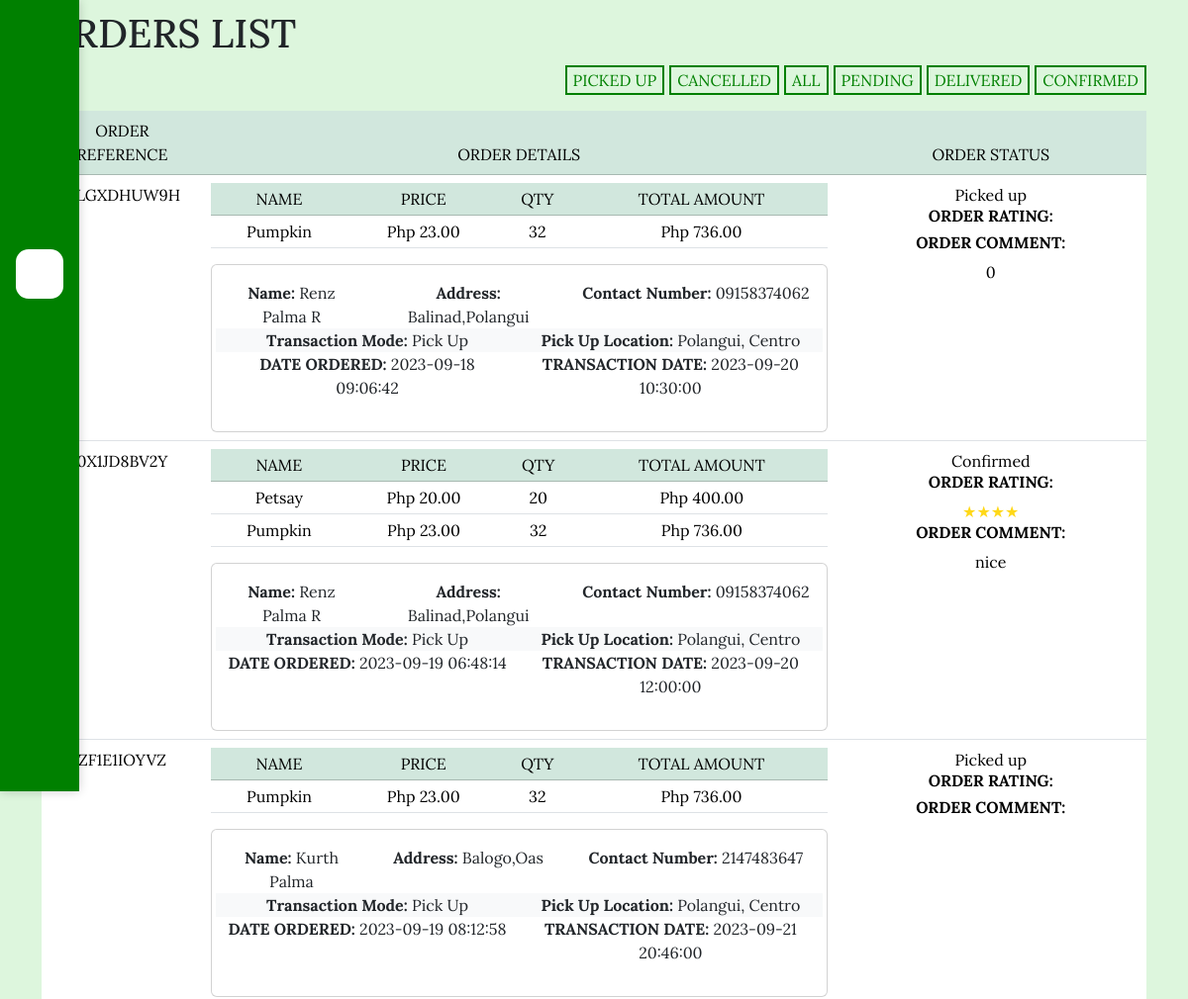
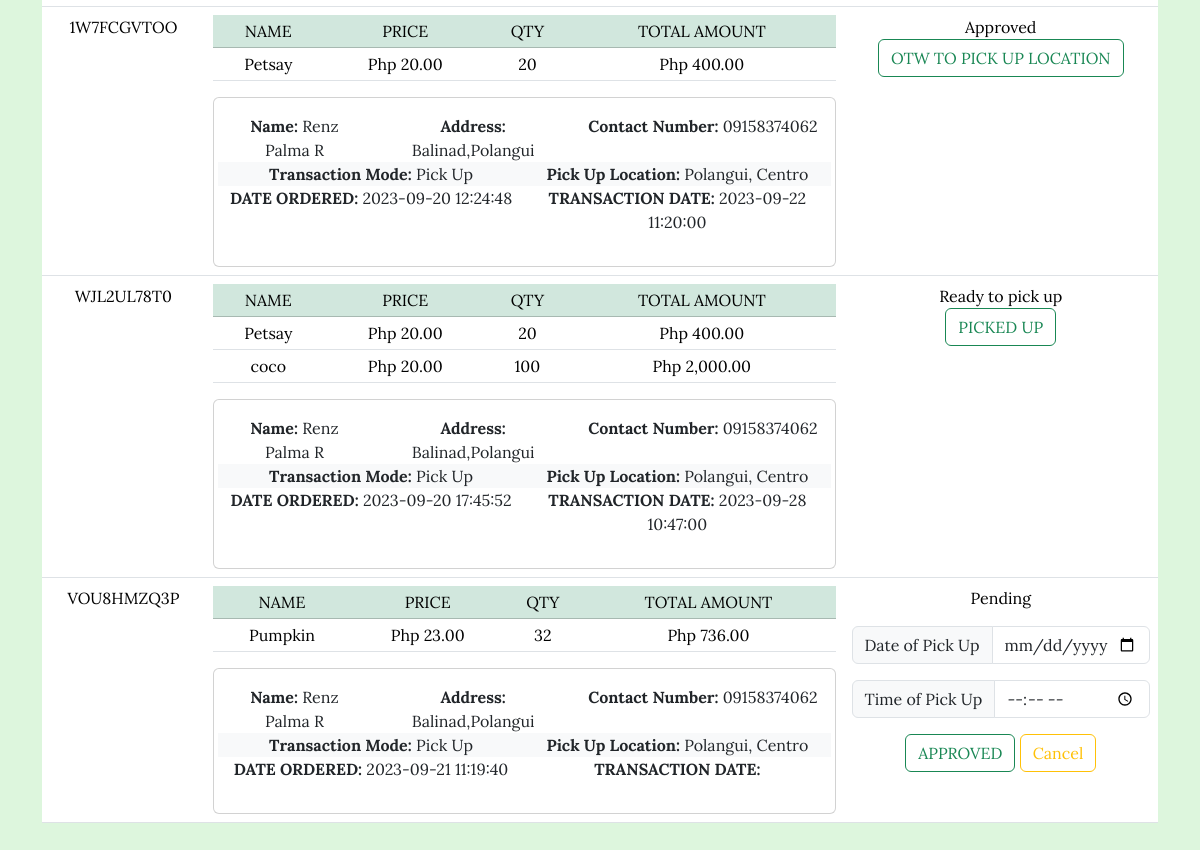
Page /E-FarmErce/seller_orders.php (signed in) on the committed database (2 pictures, top to bottom).
### tables this page shows
CREATE TABLE `products` (
  `product_id` int(100) NOT NULL,
  `product_img` varchar(200) NOT NULL,
  `product_name` varchar(50) NOT NULL,
  `product_price` int(200) NOT NULL,
  `product_cat` text NOT NULL,
  `product_stock` int(200) NOT NULL,
  `min_order` int(100) NOT NULL,
  `product_details` varchar(200) NOT NULL,
  `seller_id` int(100) NOT NULL,
  `date_added` timestamp NOT NULL DEFAULT current_timestamp() ON UPDATE current_timestamp(),
  `product_status` text NOT NULL DEFAULT 'On Sale' COMMENT 'On Sale, Sold'
);

CREATE TABLE `orders` (
  `order_id` int(11) NOT NULL,
  `user_id` int(50) NOT NULL,
  `seller_id` int(41) NOT NULL,
  `order_reference` varchar(20) NOT NULL,
  `product_id` int(50) NOT NULL,
  `order_qty` int(50) NOT NULL,
  `order_status` text NOT NULL,
  `order_total` bigint(50) NOT NULL,
  `date_place` datetime NOT NULL,
  `order_delivery_date` datetime DEFAULT NULL,
  `transact_mode` text NOT NULL,
  `order_rating` int(11) DEFAULT NULL,
  `order_comm` varchar(500) DEFAULT NULL
);

CREATE TABLE `users` (
  `user_id` int(100) NOT NULL,
  `email` varchar(50) NOT NULL,
  `password` varchar(100) NOT NULL,
  `fullname` text NOT NULL,
  `number` varchar(13) NOT NULL,
  `address` varchar(50) NOT NULL,
  `municipality` varchar(20) NOT NULL,
  `user_type` text NOT NULL,
  `id_img` varchar(200) NOT NULL,
  `selfie_id` varchar(500) NOT NULL,
  `pickup_address` varchar(100) DEFAULT NULL,
  `delivery_area` varchar(200) NOT NULL,
  `forgot_code` varchar(20) DEFAULT NULL
);

### E-FarmErce/seller_orders.php (the view, shortened to what this page needs)
<?php
    $user_idS = $_SESSION['user_id'];
?>
<!DOCTYPE html>
<html lang="en">
<head>
    <?php require_once './includes/head.php'; ?>
</head>
<body class="pad">
    <div class="container">
        <?php require_once './includes/sidenav.php';?>
        <div class="row">
            <h1 style="padding-top: 10px;">ORDERS LIST</h1>
            <div class="col">
                <form method="POST" action="">
                <button type="submit" name="confirmed" class="float-end" style="background-color: transparent; border: 2px solid green; color: green; margin-left: 5px;">CONFIRMED</button>
                    <button type="submit" name="delivered" class="float-end" style="background-color: transparent; border: 2px solid green; color: green; margin-left: 5px;">DELIVERED</button>
                    <button type="submit" name="pending" class="float-end" style="background-color: transparent; border: 2px solid green; color: green; margin-left: 5px;">PENDING</button>
                    <button type="submit" name="all" class="float-end" style="background-color: transparent; border: 2px solid green; color: green; margin-left: 5px;">ALL</button>
                    <button type="submit" name="cancel" class="float-end" style="background-color: transparent; border: 2px solid green; color: green; margin-left: 5px;">CANCELLED</button>
                    <button type="submit" name="pick" class="float-end" style="background-color: transparent; border: 2px solid green; color: green;">PICKED UP</button>
                </form>
            </div>
            <div class="table table-responsive pt-3">
                <table class="table">
                    <thead class="text-center table-success">
                        <tr>
                            <td>ORDER REFERENCE</td>
                            <td>ORDER DETAILS</td>
                            <td>ORDER STATUS</td>
                        </tr>
                    </thead>
                    <tbody class="text-center">
                        <?php
                            if(isset($_POST['delivered'])){
                                $query = "SELECT DISTINCT order_reference, order_status, date_place, transact_mode, order_rating, order_comm FROM orders WHERE seller_id = '$user_idS' AND order_status = 'Delivered'";
                                $result = mysqli_query($conn, $query);
                            }elseif(isset($_POST['confirmed'])){
                                $query = "SELECT DISTINCT order_reference, order_status, date_place, transact_mode, order_rating, order_comm FROM orders WHERE seller_id = '$user_idS' AND order_status = 'Confirmed'";
                                $result = mysqli_query($conn, $query);
                            }elseif(isset($_POST['cancel'])){
                                $query = "SELECT DISTINCT order_reference, order_status, date_place, transact_mode, order_rating, order_comm FROM orders WHERE seller_id = '$user_idS' AND order_status = 'Cancelled'";
                                $result = mysqli_query($conn, $query);
                            }elseif(isset($_POST['pick'])){
                                $query = "SELECT DISTINCT order_reference, order_status, date_place, transact_mode, order_rating, order_comm FROM orders WHERE seller_id = '$user_idS' AND order_status = 'Picked Up'";
                                $result = mysqli_query($conn, $query);
                            }elseif(isset($_POST['pending'])){
                                $query = "SELECT DISTINCT order_reference, order_status, date_place, transact_mode, order_rating, order_comm FROM orders WHERE seller_id = '$user_idS'AND order_status = 'Pending'";
                                $result = mysqli_query($conn, $query);
                            }elseif(isset($_POST['all'])){
                                $query = "SELECT DISTINCT order_reference, order_status, date_place, transact_mode, order_rating, order_comm FROM orders WHERE seller_id = '$user_idS'";
                                $result = mysqli_query($conn, $query);
                            }else{
                            $query = "SELECT DISTINCT order_reference, order_status, date_place, transact_mode, order_rating, order_comm FROM orders WHERE seller_id = '$user_idS' AND order_status != 'Cancelled'";
                            $result = mysqli_query($conn, $query);
                            }
                            foreach($result as $row){
                                $order_ref = $row['order_reference'];
                                $order_rating = $row['order_rating'];
                        ?>
                        <tr>
                            <td><?php echo $row['order_reference']; ?></td>
                            <td>
                                <table class="table  table-sm">
                                    <thead class="table-success">
                                        <tr>
                                            <td>NAME</td>
                                            <td>PRICE</td>
                                            <td>QTY</td>
                                            <td>TOTAL AMOUNT</td>
                                        </tr>
                                    </thead>
                                    <tbody>
                                        <?php
                                            $queryO = "SELECT product_id, order_qty, order_total FROM orders WHERE order_reference = '$order_ref'";
                                            $queryR = mysqli_query($conn, $queryO);
                                            while($rowO = mysqli_fetch_assoc($queryR)){
                                                $product_id = $rowO['product_id'];
                                                $queryP = "SELECT * FROM products WHERE product_id = '$product_id'";
                                                $queryPR = mysqli_query($conn, $queryP);
                                                while($rowP = mysqli_fetch_assoc($queryPR)){
                                        ?>
                                        <tr>
                                            <td><?php echo $rowP['product_name'] ?></td>
                                            <td><?php echo CURRENCY . number_format($rowP['product_price'], 2) ?></td>
                                            <td><?php echo $rowO['order_qty'] ?></td>
                                            <td><?php echo CURRENCY . number_format($rowO['order_total'], 2) ?></td>
                                        </tr>
                                        <?php
                                                }
                                            }
                                        ?>
                                    </tbody>
                                </table>
                                <?php
                                    $queryOrderInfo = "SELECT transact_mode, user_id, date_place, order_delivery_date FROM orders WHERE order_reference = '$order_ref'";
                                    $orderInfoResult = mysqli_query($conn, $queryOrderInfo);
                                    if ($orderInfoRow = mysqli_fetch_assoc($orderInfoResult)) {
                                        $transact_mode = $orderInfoRow['transact_mode'];
                                        $user_id = $orderInfoRow['user_id'];
                                        $queryUserInfo = "SELECT * FROM users WHERE user_id = '$user_id'";
                                        $userInfoResult = mysqli_query($conn, $queryUserInfo);
                                        if ($userInfoRow = mysqli_fetch_assoc($userInfoResult)) {
                                ?>
                                    <div class="card mt-3">
                                        <div class="card-body">
                                            <div class="row">
                                                <div class="col-3">
                                                    <p class="card-text"><b>Name: </b><?php echo $userInfoRow['fullname']; ?></p>
                                                </div>
                                                <div class="col-4">
                                                    <p class="card-text"><b>Address: </b><?php echo $userInfoRow['address']; ?></p>
                                                </div>
                                                <div class="col-5">
                                                    <p class="card-text"><b>Contact Number: </b><?php echo $userInfoRow['number']; ?></p>
                                                </div>
                                            </div>
                                            <div class="row bg-light">
                                                <div class="col-6">
                                                    <p class="card-text"><b>Transaction Mode:</b> <?php echo $transact_mode ?></p>
                                                </div>
                                                <div class="col-6">
                                                <?php
                                                    if($transact_mode == 'Pick Up'){
                                                        $userpicup = "SELECT pickup_address FROM users WHERE user_id = '$user_idS'";
                                                        $res = mysqli_query($conn, $userpicup);
                                                        while($r = mysqli_fetch_assoc($res)){
                                                            $pick_up = $r['pickup_address'];
                                                        } echo '<b>Pick Up Location:</b> ' . $pick_up;
                                                    }else{
                                                        echo '<b>Delivery Address:</b> ' . $userInfoRow['delivery_area'];
                                                    }
                                                ?>
                                                </div>
                                            </div>
                                            <div class="row">
                                                <div class="col-6">
                                                    <p><b>DATE ORDERED:</b> <?php echo $orderInfoRow['date_place'] ?></p>
                                                </div>
                                                <div class="col-6">
                                                    <p><b>TRANSACTION DATE:</b> <?php echo $orderInfoRow['order_delivery_date'] ?></p>
                                                </div>
                                            </div>
                                        </div>
                                    </div>
                                <?php
                                        }
                                    }
                                ?>
                            </td>
                            <td>
                                <?php echo $row['order_status'];
                                    if($row['transact_mode'] == 'Pick Up'){
                                        if($row['order_status'] == 'Pending'){
                                        ?>
                                        <form action="./extension/notif_sms_updateOrder.php" method="POST">
                                            <div class="input-group mt-3">
                                                <span class="input-group-text">Date of Pick Up</span>
                                                <input type="date" class="form-control" name="date">
                                            </div>
                                            <div class="input-group mb-3 mt-3">
                                                <span class="input-group-text">Time of Pick Up</span>
                                                <input type="time" class="form-control" name="time">
                                            </div>
                                            <div class="text-center">
                                                <button type="submit" class="btn btn-outline-success" name="change_status">APPROVED</button>
                                        </form>
                                                <button type="button" class="btn btn-outline-warning" name="cancel" data-bs-toggle="modal" data-bs-target="#cancelO<?php echo $order_ref ?>">Cancel</button>
                                            </div>
                                       <?php } elseif($row['order_status'] == 'Approved'){ ?>
                                        <form action="./extension/notif_sms_updateOrder.php" method="POST">
                                            <button type="submit" class="btn btn-outline-success" name="change_status">OTW TO PICK UP LOCATION</button>
                                        </form>
                                        <?php } elseif($row['order_status'] == 'Ready to pick up'){ ?>
                                        <form action="./extension/notif_sms_updateOrder.php" method="POST">
                                            <button type="submit" class="btn btn-outline-success" name="change_status">PICKED UP</button>
                                        </form>
                                        <?php } else{ ?>
                                            <div class="text-center">
                                                <h6><b>ORDER RATING:</b></h6>
                                                <?php
                                                    for($i = 0; $i < $order_rating; $i++) {
                                                        echo '<span class="star">&#9733;</span>';
                                                    }
                                                ?>
                                                <h6><b>ORDER COMMENT:</b></h6>
                                                <span><?php echo $row['order_comm']; ?></span>
                                            </div>
                                        <?php }
                                    }
                                ?>
                            </td>
                        </tr>
                        <?php } ?>
            </div>
        </div>
</body>
</html>

### E-FarmErce/css/css.css (style rules this page uses)
* { font-family: 'Anton', sans-serif; font-family: 'Lora', serif; }
body { background-color: rgb(221, 246, 221); }

### rows in the picture
orders: order_qty "32", order_total "736.00"
products: product_name "Pumpkin", product_price "23.00"
users: fullname "Renz Palma R", address "Balinad,Polangui", number "09158374062"
users: pickup_address "Polangui, Centro"
orders: order_qty "20", order_total "400.00"
products: product_name "Petsay", product_price "20.00"
orders: order_qty "32", order_total "736.00"
orders: order_qty "32", order_total "736.00"
users: fullname "Kurth Palma", address "Balogo,Oas", number "2147483647"
orders: order_qty "20", order_total "400.00"
orders: order_qty "20", order_total "400.00"
orders: order_qty "100", order_total "2,000.00"
products: product_name "coco", product_price "20.00"
orders: order_qty "32", order_total "736.00"

### other values in the picture
$row['order_reference'] "GLGXDHUW9H"
$transact_mode "Pick Up"
$orderInfoRow['date_place'] "2023-09-18 09:06:42"
$orderInfoRow['order_delivery_date'] "2023-09-20 10:30:00"
$row['order_status'] "Picked up"
$row['order_comm'] "0"
$row['order_reference'] "0X1JD8BV2Y"
$orderInfoRow['date_place'] "2023-09-19 06:48:14"
$orderInfoRow['order_delivery_date'] "2023-09-20 12:00:00"
$row['order_status'] "Confirmed"
$row['order_comm'] "nice"
$row['order_reference'] "ZF1E1IOYVZ"
$orderInfoRow['date_place'] "2023-09-19 08:12:58"
$orderInfoRow['order_delivery_date'] "2023-09-21 20:46:00"
$row['order_reference'] "1W7FCGVTOO"
